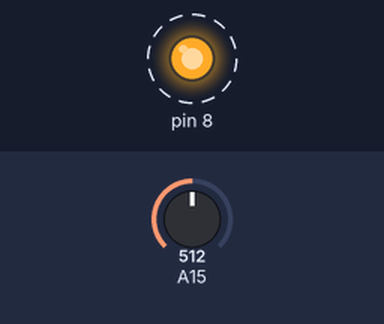
A sketch run on a simulated Arduino Mega 2560, built with avr-gcc and run on an emulated ATmega2560. Shown: output pins drawn as LEDs (lit = HIGH). Dashed ring = blinking. Inputs (shaded band) come from the test bench; at power-on: A15 = 512. What the sketch prints to the serial monitor is not drawn.

Above: at 0.6 s.
Timing chart, 0 to 3.0 s (numbered marks = the images above):
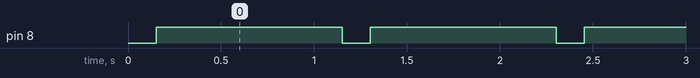

Measured:
- by itself, pin 8: alternates HIGH for 1.0 s and LOW for 0.15 s

The sketch:

Thermistor.ino
```cpp
#include "Thermistor.h"

Thermistor thermistor(8); // DrainPin = 8

void setup() {
  Serial.begin(9600);
}

void loop() {
  float temperature = thermistor.readTemperature(A15); // Read temperature from pin A15
  Serial.print("Temperature: ");
  Serial.print(temperature);
  Serial.println(" C");
  delay(1000);
}
```

Thermistor.cpp
```cpp
#include "Thermistor.h"
#include <Arduino.h>

#define DEFAULT_SAMPLES_COUNT 5

Thermistor::Thermistor() {
  drainPin = 0;
  nominalResistance = 10000; // Resistance at 25 C
  temperatureNominal = 25; // temp. for nominal resistance (almost always 25 C)
  bCoeficient = 3950; // The beta coefficient of the thermistor (usually 3000-4000)
  seriesResistorValue = 10000; // Resistance of 'other' resistor
}

Thermistor::Thermistor(int aDrainPin) {
  drainPin = aDrainPin;
  nominalResistance = 10000; // Resistance at 25 C
  temperatureNominal = 25; // temp. for nominal resistance (almost always 25 C)
  bCoeficient = 3950; // The beta coefficient of the thermistor (usually 3000-4000)
  seriesResistorValue = 10000; // Resistance of 'other' resistor

  pinMode(drainPin, OUTPUT);
  digitalWrite(drainPin, HIGH);
}

Thermistor::Thermistor(int aNominalResistance, int aTemperatureNominal, int aBCoeficient, int aSeriesResistorValue) {
  drainPin = 0;
  nominalResistance = aNominalResistance;
  temperatureNominal = aTemperatureNominal;
  bCoeficient = aBCoeficient;
  seriesResistorValue = aSeriesResistorValue;
}

Thermistor::Thermistor(int aDrainPin, int aNominalResistance, int aTemperatureNominal, int aBCoeficient, int aSeriesResistorValue) {
  drainPin = aDrainPin;
  nominalResistance = aNominalResistance;
  temperatureNominal = aTemperatureNominal;
  bCoeficient = aBCoeficient;
  seriesResistorValue = aSeriesResistorValue;

  pinMode(drainPin, OUTPUT);
  digitalWrite(drainPin, HIGH);
}

float Thermistor::readTemperature(int aAnalogPin) {
  return readTemperature(aAnalogPin, DEFAULT_SAMPLES_COUNT);
}

float Thermistor::readTemperature(int aAnalogPin, int numberOfSamples) {
  float average;
  int samples[numberOfSamples];

  // getting analog readings
  if (drainPin > 0) {
    digitalWrite(drainPin, LOW);
    delay(100);
  }
  for (int i = 0; i < numberOfSamples; i++) {
   samples[i] = analogRead(aAnalogPin);
   delay(10);
  }
  if (drainPin > 0) {
    digitalWrite(drainPin, HIGH);
  }
  average = 0;
  for (int i = 0; i < numberOfSamples; i++) {
     average += samples[i];
  }
  average /= numberOfSamples;

  // convert the value to resistance
  average = 1023 / average - 1;
  average = seriesResistorValue / average;

  float steinhart;
  steinhart = average / nominalResistance;          // (R/Ro)
  steinhart = log(steinhart);                       // ln(R/Ro)
  steinhart /= bCoeficient;                         // 1/B * ln(R/Ro)
  steinhart += 1.0 / (temperatureNominal + 273.15); // + (1/To)
  steinhart = 1.0 / steinhart;                      // Invert
  steinhart -= 273.15;                              // convert to C

  return steinhart;
}
```

Thermistor.h
```cpp
#ifndef THERMISTOR_H
#define THERMISTOR_H

class Thermistor {
  private:
    int drainPin;
    int nominalResistance;
    int temperatureNominal;
    int bCoeficient;
    int seriesResistorValue;
  public:
    Thermistor();
    Thermistor(int aDrainPin);
    Thermistor(int aNominalResistance, int aTemperatureNominal, int aBCoeficient, int aSeriesResistorValue);
    Thermistor(int aDrainPin, int aNominalResistance, int aTemperatureNominal, int aBCoeficient, int aSeriesResistorValue);

    float readTemperature(int aAnalogPin);
    float readTemperature(int aAnalogPin, int numberOfSamples);
};

#endif
```
